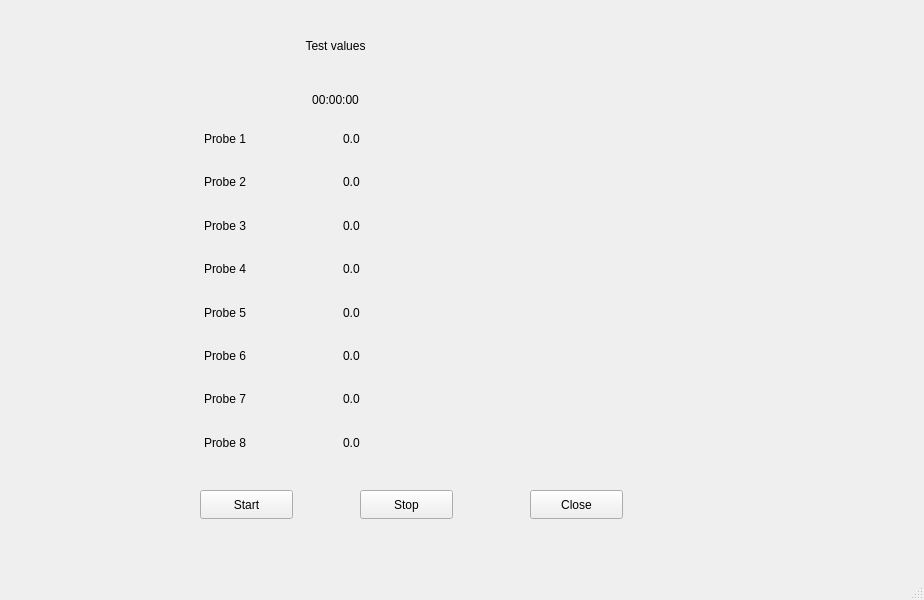
<?xml version="1.0" encoding="UTF-8"?>
<ui version="4.0">
 <class>MainWindow</class>
 <widget class="QMainWindow" name="MainWindow">
  <property name="geometry">
   <rect>
    <x>0</x>
    <y>0</y>
    <width>924</width>
    <height>600</height>
   </rect>
  </property>
  <property name="windowTitle">
   <string>MainWindow</string>
  </property>
  <widget class="QWidget" name="centralwidget">
   <widget class="QPushButton" name="startButton">
    <property name="geometry">
     <rect>
      <x>200</x>
      <y>490</y>
      <width>93</width>
      <height>29</height>
     </rect>
    </property>
    <property name="text">
     <string>Start</string>
    </property>
   </widget>
   <widget class="QWidget" name="gridLayoutWidget_2">
    <property name="geometry">
     <rect>
      <x>204</x>
      <y>120</y>
      <width>271</width>
      <height>341</height>
     </rect>
    </property>
    <layout class="QGridLayout" name="gridLayout_2">
     <item row="5" column="0">
      <widget class="QLabel" name="label_5">
       <property name="text">
        <string>Probe 6</string>
       </property>
      </widget>
     </item>
     <item row="6" column="0">
      <widget class="QLabel" name="label_6">
       <property name="text">
        <string>Probe 7</string>
       </property>
      </widget>
     </item>
     <item row="1" column="0">
      <widget class="QLabel" name="label_1">
       <property name="text">
        <string>Probe 2</string>
       </property>
      </widget>
     </item>
     <item row="2" column="0">
      <widget class="QLabel" name="label_2">
       <property name="text">
        <string>Probe 3</string>
       </property>
      </widget>
     </item>
     <item row="7" column="0">
      <widget class="QLabel" name="label_7">
       <property name="text">
        <string>Probe 8</string>
       </property>
      </widget>
     </item>
     <item row="4" column="0">
      <widget class="QLabel" name="label_4">
       <property name="text">
        <string>Probe 5</string>
       </property>
      </widget>
     </item>
     <item row="0" column="0">
      <widget class="QLabel" name="label_0">
       <property name="text">
        <string>Probe 1</string>
       </property>
      </widget>
     </item>
     <item row="3" column="0">
      <widget class="QLabel" name="label_3">
       <property name="text">
        <string>Probe 4</string>
       </property>
      </widget>
     </item>
     <item row="0" column="1">
      <widget class="QLabel" name="probe_0">
       <property name="text">
        <string>0.0</string>
       </property>
      </widget>
     </item>
     <item row="2" column="1">
      <widget class="QLabel" name="probe_2">
       <property name="text">
        <string>0.0</string>
       </property>
      </widget>
     </item>
     <item row="3" column="1">
      <widget class="QLabel" name="probe_3">
       <property name="text">
        <string>0.0</string>
       </property>
      </widget>
     </item>
     <item row="4" column="1">
      <widget class="QLabel" name="probe_4">
       <property name="text">
        <string>0.0</string>
       </property>
      </widget>
     </item>
     <item row="5" column="1">
      <widget class="QLabel" name="probe_5">
       <property name="text">
        <string>0.0</string>
       </property>
      </widget>
     </item>
     <item row="6" column="1">
      <widget class="QLabel" name="probe_6">
       <property name="text">
        <string>0.0</string>
       </property>
      </widget>
     </item>
     <item row="7" column="1">
      <widget class="QLabel" name="probe_7">
       <property name="text">
        <string>0.0</string>
       </property>
      </widget>
     </item>
     <item row="1" column="1">
      <widget class="QLabel" name="probe_1">
       <property name="text">
        <string>0.0</string>
       </property>
      </widget>
     </item>
    </layout>
   </widget>
   <widget class="QLabel" name="time_label">
    <property name="geometry">
     <rect>
      <x>250</x>
      <y>80</y>
      <width>171</width>
      <height>39</height>
     </rect>
    </property>
    <property name="text">
     <string>00:00:00</string>
    </property>
    <property name="alignment">
     <set>Qt::AlignmentFlag::AlignCenter</set>
    </property>
   </widget>
   <widget class="QPushButton" name="stopButton">
    <property name="geometry">
     <rect>
      <x>360</x>
      <y>490</y>
      <width>93</width>
      <height>29</height>
     </rect>
    </property>
    <property name="text">
     <string>Stop</string>
    </property>
   </widget>
   <widget class="QLabel" name="title">
    <property name="enabled">
     <bool>true</bool>
    </property>
    <property name="geometry">
     <rect>
      <x>210</x>
      <y>30</y>
      <width>251</width>
      <height>31</height>
     </rect>
    </property>
    <property name="text">
     <string>Test values</string>
    </property>
    <property name="alignment">
     <set>Qt::AlignmentFlag::AlignCenter</set>
    </property>
   </widget>
   <widget class="QPushButton" name="closeButton">
    <property name="geometry">
     <rect>
      <x>530</x>
      <y>490</y>
      <width>93</width>
      <height>29</height>
     </rect>
    </property>
    <property name="text">
     <string>Close</string>
    </property>
   </widget>
  </widget>
  <widget class="QMenuBar" name="menubar">
   <property name="geometry">
    <rect>
     <x>0</x>
     <y>0</y>
     <width>924</width>
     <height>26</height>
    </rect>
   </property>
  </widget>
  <widget class="QStatusBar" name="statusbar"/>
 </widget>
 <resources/>
 <connections/>
</ui>
